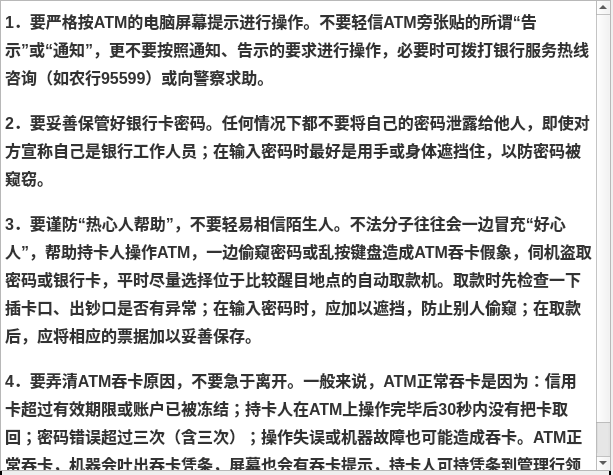
<?xml version="1.0" encoding="UTF-8"?>
<ui version="4.0">
 <class>HelpDlg</class>
 <widget class="QDialog" name="HelpDlg">
  <property name="geometry">
   <rect>
    <x>0</x>
    <y>0</y>
    <width>613</width>
    <height>475</height>
   </rect>
  </property>
  <property name="windowTitle">
   <string>Help</string>
  </property>
  <property name="styleSheet">
   <string notr="true"/>
  </property>
  <widget class="QGroupBox" name="groupBox">
   <property name="geometry">
    <rect>
     <x>0</x>
     <y>-20</y>
     <width>611</width>
     <height>501</height>
    </rect>
   </property>
   <property name="styleSheet">
    <string notr="true">
QGroupBox {
    /* 背景渐变色*/
    background-color: qlineargradient(x1: 0, y1: 0, x2: 0, y2: 1,
                                      stop: 0 #E0E0E0, stop: 1 #FFFFFF);

    /* 边框 */
    border: 2px solid black;

    /* 倒角 */
    border-radius: 5px;

    /* 就像墙上挂着的两个相框,margin指的是相框与相框的距离
       padding指的是每个相框里照片与相框边框的距离 */
    margin-top: 20px;
}

/* 标题设置 */
QGroupBox::title {
    /* 位置 */
    subcontrol-origin: margin;
    subcontrol-position: top center;

    /* 内边框,上下和左右 */
    padding: 10px 15px;

    /* 颜色 */
    background-color: qlineargradient(x1: 0, y1: 0, x2: 0, y2: 1,
                                      stop: 0 #FF0ECE, stop: 1 #FFFFFF);
}

QGroupBox::indicator {
    width: 13px;
    height: 13px;
}</string>
   </property>
   <property name="title">
    <string/>
   </property>
   <widget class="QTextBrowser" name="textBrowser">
    <property name="geometry">
     <rect>
      <x>0</x>
      <y>20</y>
      <width>611</width>
      <height>471</height>
     </rect>
    </property>
    <property name="styleSheet">
     <string notr="true"/>
    </property>
    <property name="html">
     <string>&lt;!DOCTYPE HTML PUBLIC &quot;-//W3C//DTD HTML 4.0//EN&quot; &quot;http://www.w3.org/TR/REC-html40/strict.dtd&quot;&gt;
&lt;html&gt;&lt;head&gt;&lt;meta name=&quot;qrichtext&quot; content=&quot;1&quot; /&gt;&lt;style type=&quot;text/css&quot;&gt;
p, li { white-space: pre-wrap; }
&lt;/style&gt;&lt;/head&gt;&lt;body style=&quot; font-family:'SimSun'; font-size:9pt; font-weight:400; font-style:normal;&quot;&gt;
&lt;p style=&quot; margin-top:17px; margin-bottom:17px; margin-left:0px; margin-right:0px; -qt-block-indent:0; text-indent:0px; line-height:28px; background-color:#ffffff;&quot;&gt;&lt;span style=&quot; font-family:'PingFang SC,Lantinghei SC,Microsoft YaHei,arial,宋体,sans-serif,tahoma'; font-size:16px; font-weight:600; color:#333333; background-color:#ffffff;&quot;&gt;1．要严格按ATM的电脑屏幕提示进行操作。不要轻信ATM旁张贴的所谓“告示”或“通知”，更不要按照通知、告示的要求进行操作，必要时可拨打银行服务热线咨询（如农行95599）或向警察求助。&lt;/span&gt;&lt;/p&gt;
&lt;p style=&quot; margin-top:17px; margin-bottom:17px; margin-left:0px; margin-right:0px; -qt-block-indent:0; text-indent:0px; line-height:28px; background-color:#ffffff;&quot;&gt;&lt;span style=&quot; font-family:'PingFang SC,Lantinghei SC,Microsoft YaHei,arial,宋体,sans-serif,tahoma'; font-size:16px; font-weight:600; color:#333333; background-color:#ffffff;&quot;&gt;2．要妥善保管好银行卡密码。任何情况下都不要将自己的密码泄露给他人，即使对方宣称自己是银行工作人员；在输入密码时最好是用手或身体遮挡住，以防密码被窥窃。&lt;/span&gt;&lt;/p&gt;
&lt;p style=&quot; margin-top:17px; margin-bottom:17px; margin-left:0px; margin-right:0px; -qt-block-indent:0; text-indent:0px; line-height:28px; background-color:#ffffff;&quot;&gt;&lt;span style=&quot; font-family:'PingFang SC,Lantinghei SC,Microsoft YaHei,arial,宋体,sans-serif,tahoma'; font-size:16px; font-weight:600; color:#333333; background-color:#ffffff;&quot;&gt;3．要谨防“热心人帮助”，不要轻易相信陌生人。不法分子往往会一边冒充“好心人”，帮助持卡人操作ATM，一边偷窥密码或乱按键盘造成ATM吞卡假象，伺机盗取密码或银行卡，平时尽量选择位于比较醒目地点的自动取款机。取款时先检查一下插卡口、出钞口是否有异常；在输入密码时，应加以遮挡，防止别人偷窥；在取款后，应将相应的票据加以妥善保存。&lt;/span&gt;&lt;/p&gt;
&lt;p style=&quot; margin-top:17px; margin-bottom:17px; margin-left:0px; margin-right:0px; -qt-block-indent:0; text-indent:0px; line-height:28px; background-color:#ffffff;&quot;&gt;&lt;span style=&quot; font-family:'PingFang SC,Lantinghei SC,Microsoft YaHei,arial,宋体,sans-serif,tahoma'; font-size:16px; font-weight:600; color:#333333; background-color:#ffffff;&quot;&gt;4．要弄清ATM吞卡原因，不要急于离开。一般来说，ATM正常吞卡是因为：信用卡超过有效期限或账户已被冻结；持卡人在ATM上操作完毕后30秒内没有把卡取回；密码错误超过三次（含三次）；操作失误或机器故障也可能造成吞卡。ATM正常吞卡，机器会吐出吞卡凭条，屏幕也会有吞卡提示，持卡人可持凭条到管理行领卡。&lt;/span&gt;&lt;/p&gt;&lt;/body&gt;&lt;/html&gt;</string>
    </property>
   </widget>
  </widget>
 </widget>
 <resources/>
 <connections/>
</ui>
